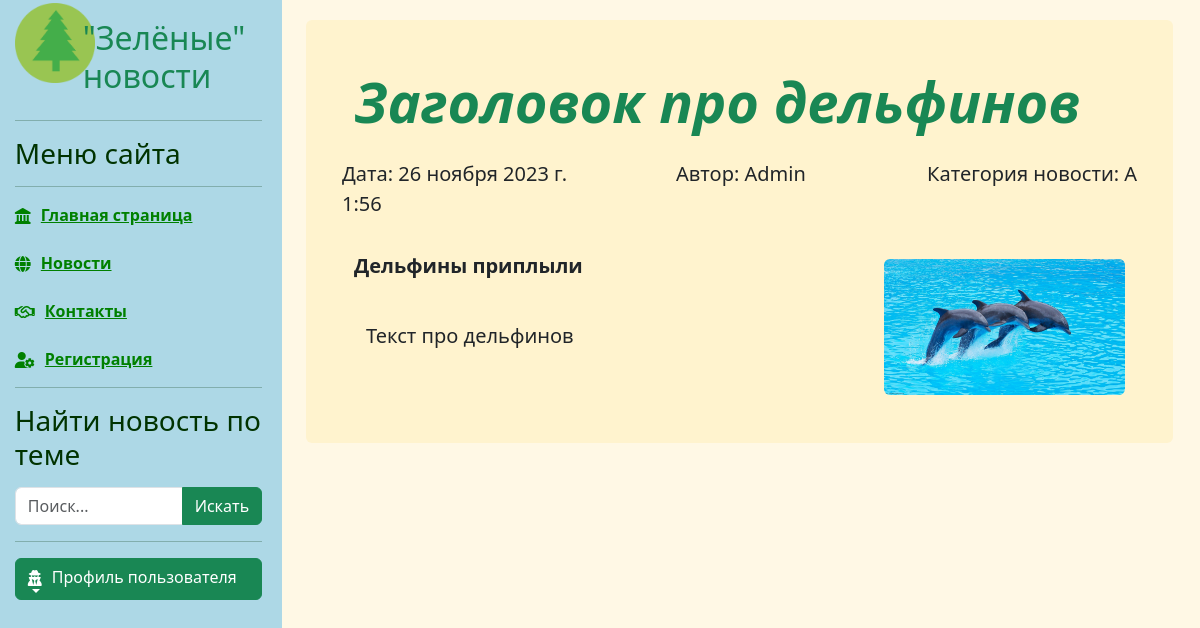
Before: /news/3 with the older database file.
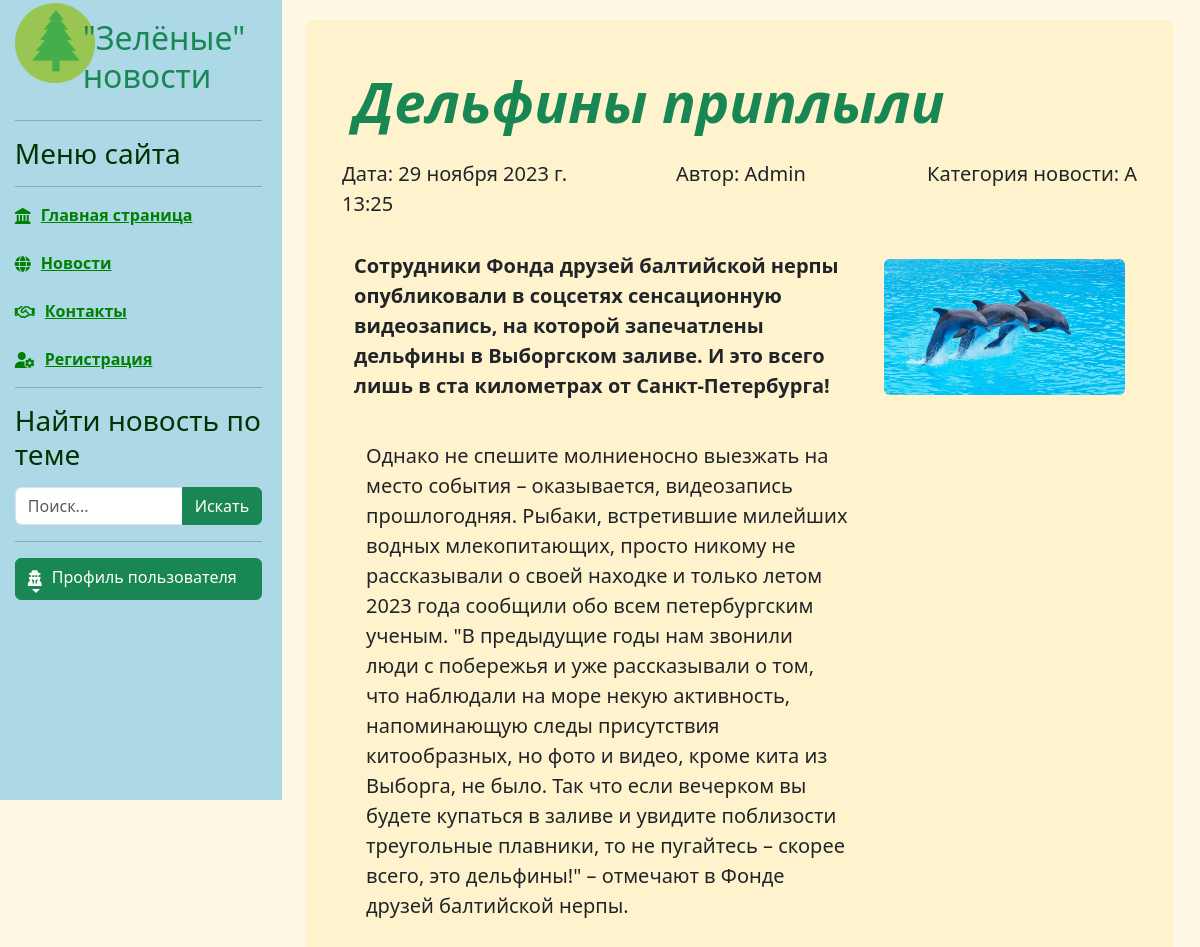
After: the same page with the newer database file.
### news/models.py (models this page shows, shortened)
class Article(models.Model):
    categories = (('A', 'Animals'),
                  ('P', 'Plants'),
                  ('M', 'Mickro'),
                  ('W', 'Water'),
                  ('N', 'Nature'))
    author = models.ForeignKey(User, on_delete=models.SET_NULL, null=True)
    title = models.CharField('Название', max_length=50, default='') #указывать длину обязательно#
    anouncement = models.TextField('Аннотация', max_length=250) #можно не указывать длину#
    text = models.TextField('Текст новости')
    date = models.DateTimeField('Дата публикации', auto_now=True) # auto_now=True - автоизменение новости auto_create=True - автосоздание новости#
    category = models.CharField(choices=categories, max_length=20, verbose_name='Категории')
    tags = models.ManyToManyField(to=Tag, blank=True)
    objects = models.Manager()
    published = PublishedToday()
    image = models.ImageField(default='default1.jpg', blank=True, upload_to='images/')
    def __str__(self):
        return f'{self.title} от: {str(self.date)[:16]}'
    class Meta:
        ordering = ['date','title']
        verbose_name ='Новость'
        verbose_name_plural ='Новости'

### news/views.py (the view)
# urls.py: path('<int:id>', views.detail, name='news_detail'),
def detail(request, id):
    article = Article.objects.filter(id=id).first()
    print(article, type(article))
    context = {'article': article}
    return render(request, 'news/new_single.html', context)

### news/templates/news/new_single.html (shortened to what this page needs)
{% extends 'main/base.html' %}
{% load static %}
{% load bootstrap5 %}
{% block content %}
<div class="single_news">
    <div class="p-4 p-md-5 rounded bg-warning bg-opacity-10">
        <div class="col-md-12 px-0">
            <h1 class="display-4 fst-italic fw-bold text-success">  {{ article.title }} </h1>
        </div>
        <div class="row">
            <div class="col-md-4 lead px-0 my-3">Дата: {{ article.date }}</div>
            <div class="col-md-3 lead px-0 my-3 text-end">Автор: {{ article.author }}</div>
            <div class="col-md-5 lead px-0 my-3 text-end">Категория новости: {{ article.category }}</div>
        </div>
        <div class="row">
            <div class="col-8 ">
                <p class="lead my-3 fw-bold">{{ article.anouncement }}</p></br>
                 <div class="container-fluid">
                     <p class="lead mb-0">{{ article.text }}</p>
                 </div>
            </div>
            <div class="col-4 ">
                <img src="{{ article.image.url }}" class=" img-responsive img-fluid rounded">
            </div>
        </div>
    </div>
</div>
{% endblock %}

Changed rows visible on the page:
changed Article "Дельфины приплыли": title "Заголовок про дельфинов" → "Дельфины приплыли"; date "26 ноября 2023 г. 1:56" → "29 ноября 2023 г. 13:25"; anouncement "Дельфины приплыли" → "Сотрудники Фонда друзей балтийской нерпы опубликовали в соцсетях сенсационную видеозапись, на которой запечатлены дельфины в Выборгском заливе. И это всего лишь в ста километрах от Санкт-Петербурга!"; text "Текст про дельфинов" → "Однако не спешите молниеносно выезжать на место события – оказывается, видеозапись прошлогодняя. Рыбаки, встретившие милейших водных млекопитающих, просто никому не рассказывали о своей находке и только летом 2023 года сообщили обо всем петербургским ученым. \"В предыдущие годы нам звонили люди с побережья и уже рассказывали о том, что наблюдали на море некую активность, напоминающую следы присутствия китообразных, но фото и видео, кроме кита из Выборга, не было. Так что если вечерком вы будете купаться в заливе и увидите поблизости треугольные плавники, то не пугайтесь – скорее всего, это дельфины!\" – отмечают в Фонде друзей балтийской нерпы."
